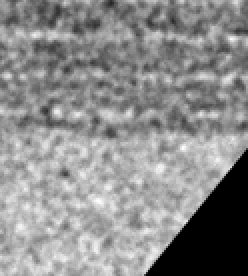
#> input picture roi_images/strip_0.png, 124 x 138 px (shown 2 times larger); its folder holds only this picture in this run
$ jupyter execute --allow-errors old_7_process_strips.ipynb
#> lines starting #> are read from the running program, lines starting #| are printed output that depends on the picture; after the words box and inside, x2 and y2 are one past the last pixel; in counts of white or black regions, pixels touching at a corner belong together
[cell 1]
import pandas
import numpy
import matplotlib.pyplot as plt
import cv2
import os
import glob

def get_image_metadata(image_path):
    # get the image name
    image_name = os.path.basename(image_path)
    # get the metadata for that image
    image_metadata = metadata[metadata["strip_filename"] == image_name]
    return image_metadata

# get a list of all images in data/new_strips
images = glob.glob("roi_images/*.png")
print(f"Found {len(images)} images")

# load the metadata
metadata = pandas.read_csv("roi_metadata.csv")
#> (reads roi_metadata.csv from the repository)

# print the size of the metadata
print(f"Metadata contains {len(metadata)} images")

# print the image metadata for the first image
print(f"Image 0 metadata:")
print(get_image_metadata(images[0]))

# Project Overview

## Part 1. Thresholding the image strips

Load the custom strips into the notebook and threshold them to get the binary images.

[cell 2]
def load_gray_image(image_path):
#> called with image_path = 'roi_images/strip_0.png'
    image = cv2.imread(image_path)
#> image is the input picture: shape (138, 124, 3); min 0, max 254, mean 139.6
    gray = cv2.cvtColor(image, cv2.COLOR_BGR2GRAY)
    return gray


def equalize_image(image, clip_low=100, clip_high=255):
#> called with clip_low = 100, clip_high = 255
    equalized = cv2.equalizeHist(image)
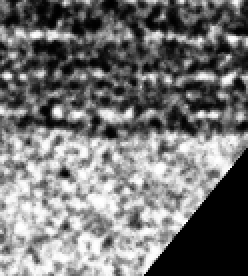
#> equalized: shape (138, 124) (shown 2 times larger); min 0, max 255, mean 116.2
    equalized = numpy.clip(equalized, clip_low, clip_high)
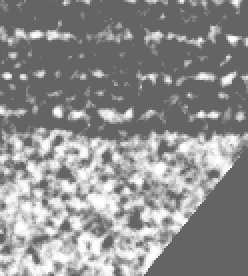
#> equalized: shape (138, 124) (shown 2 times larger); min 100, max 255, mean 143.2
    return equalized

## Display our custom strips

[cell 3]
# plot all of the images in a grid
plt.figure(figsize=(9, 9))
plt.suptitle("raw image strips")
#> (the rest of this cell did not finish here and is left out)

## Display all of the strips, with balanced and clipped scale

[cell 4]
# plot all of the images in a grid
plt.figure(figsize=(9, 9))
plt.suptitle("clipped image strips")
#> (the rest of this cell did not finish here and is left out)

## Threshold the image using the Otsu method

The Otus method is a simple and effective way to threshold an image. It calculates the threshold value based on the histogram of the image. The threshold value is the value that minimizes the intra-class variance of the two classes.

[cell 5]
# threshold the image using a smart thresholding technique

def threshold_image(image, threshold_type=cv2.THRESH_BINARY, block_size=15, constant=2):
#> called with threshold_type = 0, block_size = 15, constant = 2
    _, thresholded = cv2.threshold(image, 0, 255, threshold_type + cv2.THRESH_OTSU)
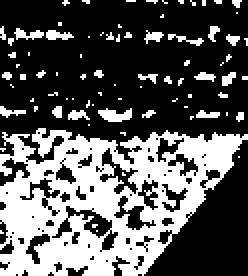
#> thresholded: shape (138, 124) (shown 2 times larger); 35.1% white; 81 white regions (66 under 20 px), largest, box (x1, y1, x2, y2) and area: (0, 64, 124, 138) 5126, (49, 54, 66, 61) 78, (7, 14, 22, 20) 49
    return thresholded

image = load_gray_image(images[0])
equalized = equalize_image(image)
thresholded = threshold_image(equalized)

# plot the thresholded image
plt.figure(figsize=(5, 5))
plt.imshow(thresholded, cmap="gray")
plt.axis("off")
plt.title("Otsu Thresholded Image")
